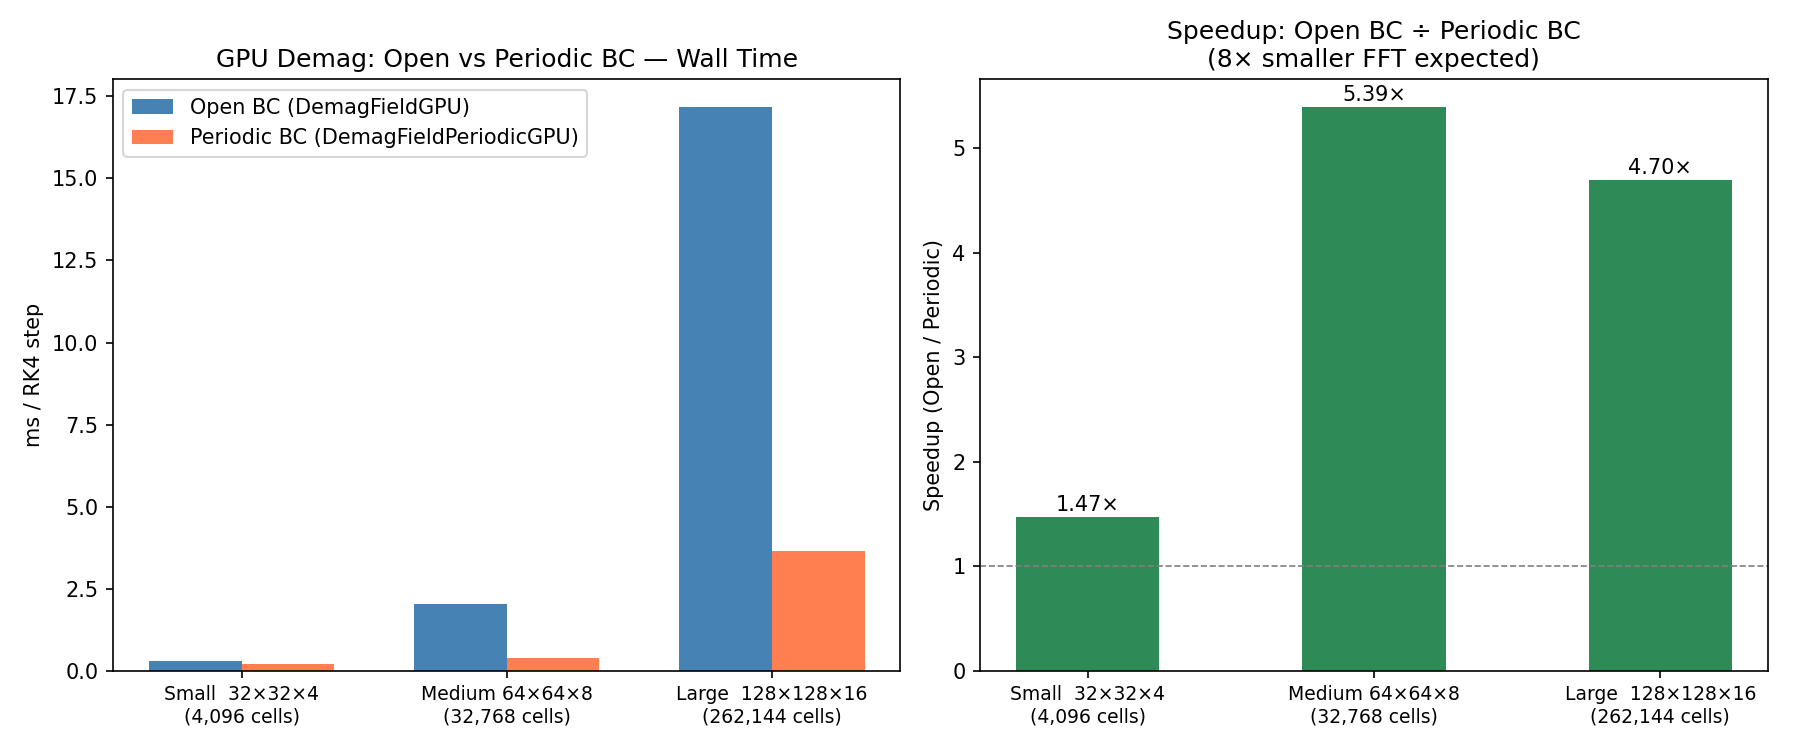

Python code for this plot:
"""Notebook 18 — DemagFieldPeriodicGPU vs DemagFieldGPU: Performance Benchmark

Measures wall-clock time per LLG step for periodic-BC (DemagFieldPeriodicGPU)
versus open-BC (DemagFieldGPU) on the same grid.

Periodic BC: FFT size = N (grid size).
Open BC:     FFT size = 2N (zero-padded) → 8× larger 3D FFT.

Expected: periodic demag ~2–4× faster than open BC on same grid.

Test grids:
  Small:  32×32×4   (4K cells)
  Medium: 64×64×8   (32K cells)
  Large: 128×128×16 (262K cells)
"""

import sys, os
import os
from pathlib import Path

import sys
from pathlib import Path
sys.path.insert(0, str(Path(__file__).resolve().parent.parent))
from micromag_locate import add_micromag_to_path
add_micromag_to_path()
import numpy as np
import time
import matplotlib
matplotlib.use("Agg")
import matplotlib.pyplot as plt

import micromag as mm

if not mm.cuda_available():
    print("CUDA not available -- skipping GPU benchmark")
    sys.exit(0)

mu_0 = 4 * np.pi * 1e-7
mat  = mm.Material.permalloy()

# ---------------------------------------------------------------------------
# Benchmark helper
# ---------------------------------------------------------------------------
def bench_grid(nx, ny, nz, n_warmup=5, n_steps=20):
    cell_nm = 5e-9
    g  = mm.StructuredGrid(nx, ny, nz, cell_nm, cell_nm, cell_nm)

    # Initial state: vortex-like tilt
    m  = mm.VectorField3D(g)
    arr = mm.to_numpy(m)
    arr[..., 0] = 1.0; arr[..., 1] = 0.0; arr[..., 2] = 0.0
    mm.from_numpy(m, arr)

    exch   = mm.ExchangeFieldGPU(g)
    zeeman = mm.ZeemanFieldGPU(g, mm.Vec3(0, 0, 80e3))
    dt     = 1e-13

    results = {}
    for label, demag_cls in [("Open BC (DemagFieldGPU)",     mm.DemagFieldGPU),
                              ("Periodic BC (DemagFieldPeriodicGPU)", mm.DemagFieldPeriodicGPU)]:
        demag = demag_cls(g)
        integ = mm.RK4IntegratorGPU(g, dt)
        integ.upload(m)

        # Warmup
        for _ in range(n_warmup):
            integ.step(mat, demag, exch, zeeman)

        # Timed run
        t0 = time.perf_counter()
        for _ in range(n_steps):
            integ.step(mat, demag, exch, zeeman)
        t1 = time.perf_counter()

        ms_per_step = (t1 - t0) / n_steps * 1e3
        results[label] = ms_per_step
        print(f"  {label}: {ms_per_step:.3f} ms/step")

    speedup = results["Open BC (DemagFieldGPU)"] / results["Periodic BC (DemagFieldPeriodicGPU)"]
    return results, speedup

# ---------------------------------------------------------------------------
# Run benchmarks
# ---------------------------------------------------------------------------
grids = [
    ("Small  32×32×4",   32,  32,  4),
    ("Medium 64×64×8",   64,  64,  8),
    ("Large  128×128×16",128, 128, 16),
]

labels      = []
open_ms     = []
periodic_ms = []
speedups    = []

for name, nx, ny, nz in grids:
    cells = nx * ny * nz
    print(f"\n{name} ({cells:,} cells)")
    res, spd = bench_grid(nx, ny, nz)
    labels.append(f"{name}\n({cells:,} cells)")
    open_ms.append(res["Open BC (DemagFieldGPU)"])
    periodic_ms.append(res["Periodic BC (DemagFieldPeriodicGPU)"])
    speedups.append(spd)
    print(f"  Speedup (Periodic / Open): {spd:.2f}x")

# ---------------------------------------------------------------------------
# Plot
# ---------------------------------------------------------------------------
fig, (ax1, ax2) = plt.subplots(1, 2, figsize=(12, 5))

x = np.arange(len(labels))
w = 0.35
ax1.bar(x - w/2, open_ms,     w, label="Open BC (DemagFieldGPU)",     color="steelblue")
ax1.bar(x + w/2, periodic_ms, w, label="Periodic BC (DemagFieldPeriodicGPU)", color="coral")
ax1.set_xticks(x); ax1.set_xticklabels(labels, fontsize=9)
ax1.set_ylabel("ms / RK4 step")
ax1.set_title("GPU Demag: Open vs Periodic BC — Wall Time")
ax1.legend()

bars = ax2.bar(x, speedups, color="seagreen", width=0.5)
ax2.axhline(1.0, ls="--", color="gray", lw=0.8)
ax2.set_xticks(x); ax2.set_xticklabels(labels, fontsize=9)
ax2.set_ylabel("Speedup (Open / Periodic)")
ax2.set_title("Speedup: Open BC ÷ Periodic BC\n(8× smaller FFT expected)")
for bar, s in zip(bars, speedups):
    ax2.text(bar.get_x() + bar.get_width()/2, bar.get_height() + 0.02,
             f"{s:.2f}×", ha="center", va="bottom")

plt.tight_layout()
out = os.path.join(os.path.dirname(__file__), "18_periodic_demag_gpu_bench.png")
plt.savefig(out, dpi=150)
print(f"\nPlot saved: {out}")
